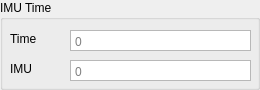
              <widget class="QGroupBox" name="timeIMU">
               <property name="title">
                <string>IMU Time</string>
               </property>
               <widget class="QLabel" name="labelTimeIMU">
                <property name="geometry">
                 <rect>
                  <x>10</x>
                  <y>30</y>
                  <width>67</width>
                  <height>17</height>
                 </rect>
                </property>
                <property name="text">
                 <string>Time</string>
                </property>
               </widget>
               <widget class="QLabel" name="labeIMU">
                <property name="geometry">
                 <rect>
                  <x>10</x>
                  <y>60</y>
                  <width>67</width>
                  <height>17</height>
                 </rect>
                </property>
                <property name="text">
                 <string>IMU</string>
                </property>
               </widget>
               <widget class="QPlainTextEdit" name="systemTimeIMU">
                <property name="geometry">
                 <rect>
                  <x>70</x>
                  <y>30</y>
                  <width>181</width>
                  <height>21</height>
                 </rect>
                </property>
                <property name="toolTip">
                 <string notr="true"/>
                </property>
                <property name="inputMethodHints">
                 <set>Qt::InputMethodHint::ImhNone</set>
                </property>
                <property name="verticalScrollBarPolicy">
                 <enum>Qt::ScrollBarPolicy::ScrollBarAlwaysOff</enum>
                </property>
                <property name="horizontalScrollBarPolicy">
                 <enum>Qt::ScrollBarPolicy::ScrollBarAlwaysOff</enum>
                </property>
                <property name="lineWrapMode">
                 <enum>QPlainTextEdit::LineWrapMode::NoWrap</enum>
                </property>
                <property name="readOnly">
                 <bool>true</bool>
                </property>
                <property name="placeholderText">
                 <string>0</string>
                </property>
               </widget>
               <widget class="QPlainTextEdit" name="TimeIMU">
                <property name="geometry">
                 <rect>
                  <x>70</x>
                  <y>60</y>
                  <width>181</width>
                  <height>21</height>
                 </rect>
                </property>
                <property name="sizePolicy">
                 <sizepolicy hsizetype="Expanding" vsizetype="Fixed">
                  <horstretch>0</horstretch>
                  <verstretch>0</verstretch>
                 </sizepolicy>
                </property>
                <property name="toolTip">
                 <string notr="true"/>
                </property>
                <property name="inputMethodHints">
                 <set>Qt::InputMethodHint::ImhNone</set>
                </property>
                <property name="verticalScrollBarPolicy">
                 <enum>Qt::ScrollBarPolicy::ScrollBarAlwaysOff</enum>
                </property>
                <property name="horizontalScrollBarPolicy">
                 <enum>Qt::ScrollBarPolicy::ScrollBarAlwaysOff</enum>
                </property>
                <property name="lineWrapMode">
                 <enum>QPlainTextEdit::LineWrapMode::NoWrap</enum>
                </property>
                <property name="readOnly">
                 <bool>true</bool>
                </property>
                <property name="placeholderText">
                 <string>0</string>
                </property>
               </widget>
              </widget>
